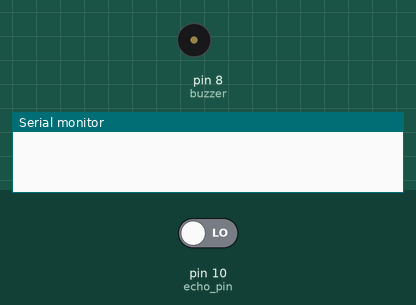
Recording of a sketch running on a simulated Arduino Uno, built with avr-gcc and run on an emulated ATmega328P. On the bench: buzzer (waves = sounding), the last lines printed to the serial monitor. Inputs (shaded band) come from the test bench; at power-on: pin 10 (echo_pin) LOW.

Above: at 0.1 s.
At 1.1 s:
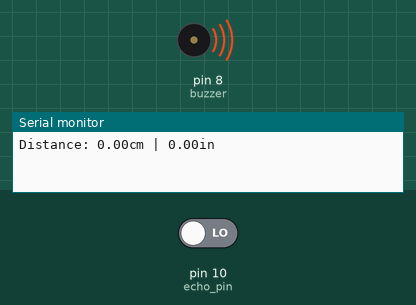
Timing chart, 0 to 2.6 s (numbered marks = the images above):
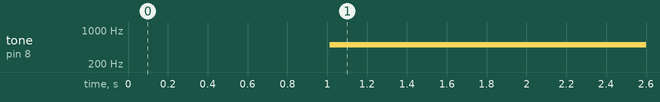

Measured:
- by itself, tone on pin 8 (buzzer): silent → 500 Hz at 1.0 s

The sketch:

distance_detect_v1.ino
```cpp
const int buzzer = 8;
const int trig_pin = 9;
const int echo_pin = 10;
float timing = 0.0;
float distance = 0.0;

void setup(){
  pinMode(echo_pin, INPUT);
  pinMode(trig_pin, OUTPUT);
  pinMode(buzzer, OUTPUT);
  digitalWrite(trig_pin, LOW);
  digitalWrite(buzzer, LOW);
  Serial.begin(9600);
}

void loop(){
  digitalWrite(trig_pin, LOW);
  delay(2);
  digitalWrite(trig_pin, HIGH);
  delay(10);
  digitalWrite(trig_pin, LOW);
  timing = pulseIn(echo_pin, HIGH);
  distance = (timing * 0.034) / 2;
  Serial.print("Distance: ");
  Serial.print(distance);
  Serial.print("cm | ");
  Serial.print(distance / 2.54);
  Serial.println("in");
  if (distance <= 50)
  	tone(buzzer, 500);
  else
  	noTone(buzzer);
  delay(100);
}
```
